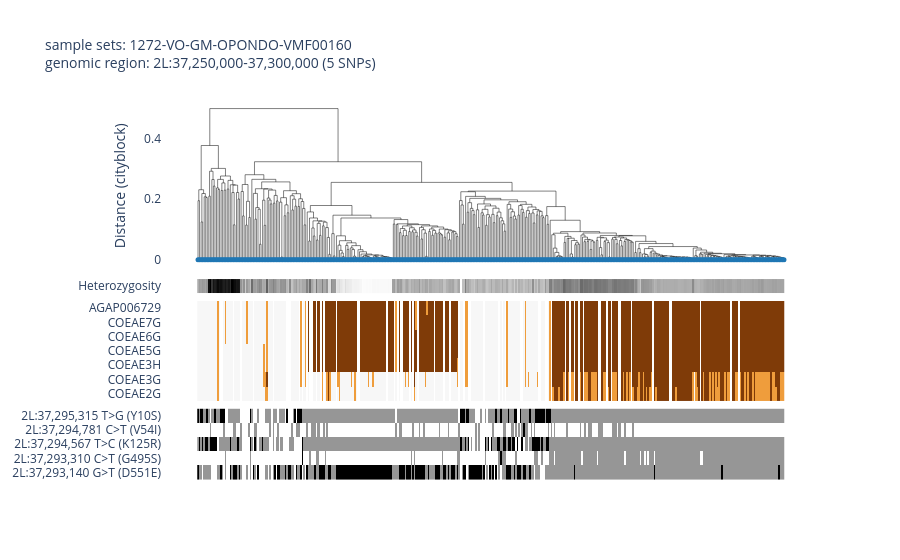

Notebook cell for this chart:
### Code cell
ag3.plot_diplotype_clustering_advanced(
    region=coe_region,
    sample_sets='1272-VO-GM-OPONDO-VMF00160',
    cnv_region=coe_region,
    cnv_max_coverage_variance=0.8,
    snp_transcript='AGAP006727-RA'
    )

### Figure 1 — Plotly figure (JSON) as saved in the notebook; plotly's stock layout.template omitted (floating-point values rounded to 4 significant figures; data arrays with more than 128 entries replaced by an {"elided": "..."} marker saying what was removed)
{"data": [{"hovertemplate": "x=%{x}<br>y=%{y}<extra></extra>", "legendgroup": "", "line": {"color": "black", "dash": "solid", "width": 0.5}, "marker": {"size": 5, "symbol": "circle"}, "mode": "lines", "name": "", "orientation": "v", "showlegend": false, "type": "scatter", "x": {"elided": "1905 float values"}, "xaxis": "x", "y": {"elided": "1905 float values"}, "yaxis": "y"}, {"customdata": {"elided": "382x11 mixed values"}, "hovertemplate": "<b>%{hovertext}</b><br><br>x=%{x}<br>y=%{y}<br>sample_id=%{customdata[0]}<br>partner_sample_id=%{customdata[1]}<br>sample_set=%{customdata[2]}<br>taxon=%{customdata[3]}<br>country=%{customdata[4]}<br>admin1_iso=%{customdata[5]}<br>admin1_name=%{customdata[6]}<br>admin2_name=%{customdata[7]}<br>location=%{customdata[8]}<br>year=%{customdata[9]}<br>month=%{customdata[10]}<extra></extra>", "hovertext": {"elided": "382 str values"}, "legendgroup": "", "line": {"color": "black", "width": 0.5}, "marker": {"color": "#1F77B4", "size": 5, "symbol": "circle"}, "mode": "markers", "name": "", "orientation": "v", "showlegend": false, "type": "scatter", "x": {"elided": "382 int values"}, "xaxis": "x", "y": {"elided": "382 int values"}, "yaxis": "y"}, {"colorscale": [[0, "rgb(255,255,255)"], [0.125, "rgb(240,240,240)"], [0.25, "rgb(217,217,217)"], [0.375, "rgb(189,189,189)"], [0.5, "rgb(150,150,150)"], [0.625, "rgb(115,115,115)"], [0.75, "rgb(82,82,82)"], [0.875, "rgb(37,37,37)"], [1, "rgb(0, 0, 0)"]], "showlegend": false, "showscale": false, "type": "heatmap", "xaxis": "x2", "y": ["Heterozygosity"], "yaxis": "y2", "z": {"elided": "1x382 float values"}}, {"colorscale": [[0, "rgb(45,0,75)"], [0.1, "rgb(84,39,136)"], [0.2, "rgb(128,115,172)"], [0.3, "rgb(178,171,210)"], [0.4, "rgb(216,218,235)"], [0.5, "rgb(247,247,247)"], [0.6, "rgb(254,224,182)"], [0.7, "rgb(253,184,99)"], [0.8, "rgb(224,130,20)"], [0.9, "rgb(179,88,6)"], [1, "rgb(127,59,8)"]], "showlegend": false, "showscale": false, "type": "heatmap", "xaxis": "x3", "y": ["COEAE2G", "COEAE3G", "COEAE3H", "COEAE5G", "COEAE6G", "COEAE7G", "AGAP006729"], "yaxis": "y3", "z": {"elided": "7x382 int values"}, "zmax": 4, "zmin": 0}, {"colorscale": [[0, "rgb(255,255,255)"], [0.125, "rgb(240,240,240)"], [0.25, "rgb(217,217,217)"], [0.375, "rgb(189,189,189)"], [0.5, "rgb(150,150,150)"], [0.625, "rgb(115,115,115)"], [0.75, "rgb(82,82,82)"], [0.875, "rgb(37,37,37)"], [1, "rgb(0, 0, 0)"]], "showlegend": false, "showscale": false, "type": "heatmap", "xaxis": "x4", "y": ["2L:37,293,140 G>T (D551E)", "2L:37,293,310 C>T (G495S)", "2L:37,294,567 T>C (K125R)", "2L:37,294,781 C>T (V54I)", "2L:37,295,315 T>G (Y10S)"], "yaxis": "y4", "z": {"elided": "5x382 int values"}}], "layout": {"autosize": true, "hovermode": "closest", "legend": {"itemsizing": "constant", "tracegroupgap": 0}, "plot_bgcolor": "white", "title": {"font": {"size": 14}, "text": "sample sets: 1272-VO-GM-OPONDO-VMF00160<br>genomic region: 2L:37,250,000-37,300,000 (5 SNPs)"}, "xaxis": {"anchor": "y", "autorange": true, "domain": [0, 1], "matches": "x4", "range": [-22.65, 403.6], "showticklabels": false, "type": "linear", "visible": false}, "xaxis2": {"anchor": "y2", "autorange": true, "domain": [0, 1], "matches": "x4", "range": [-22.65, 403.6], "showticklabels": false, "visible": false}, "xaxis3": {"anchor": "y3", "autorange": true, "domain": [0, 1], "matches": "x4", "range": [-22.65, 403.6], "showticklabels": false, "visible": false}, "xaxis4": {"anchor": "y4", "autorange": true, "domain": [0, 1], "range": [-22.65, 403.6], "visible": false}, "yaxis": {"anchor": "x", "autorange": true, "domain": [0.5488, 1.0], "range": [-0.03606, 0.5275], "title": {"text": "Distance (cityblock)"}, "type": "linear"}, "yaxis2": {"anchor": "x2", "autorange": true, "domain": [0.4912, 0.5288], "range": [-0.5, 0.5], "type": "category"}, "yaxis3": {"anchor": "x3", "autorange": true, "domain": [0.208, 0.4712], "range": [-0.5, 6.5], "type": "category"}, "yaxis4": {"anchor": "x4", "autorange": true, "domain": [0, 0.188], "range": [-0.5, 4.5], "type": "category"}}}
